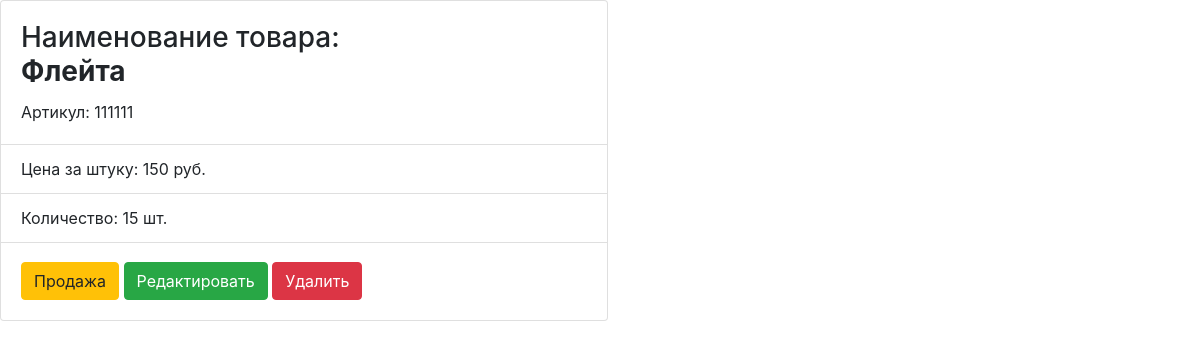
/product_details/111111, run on an earlier commit of the app's database.
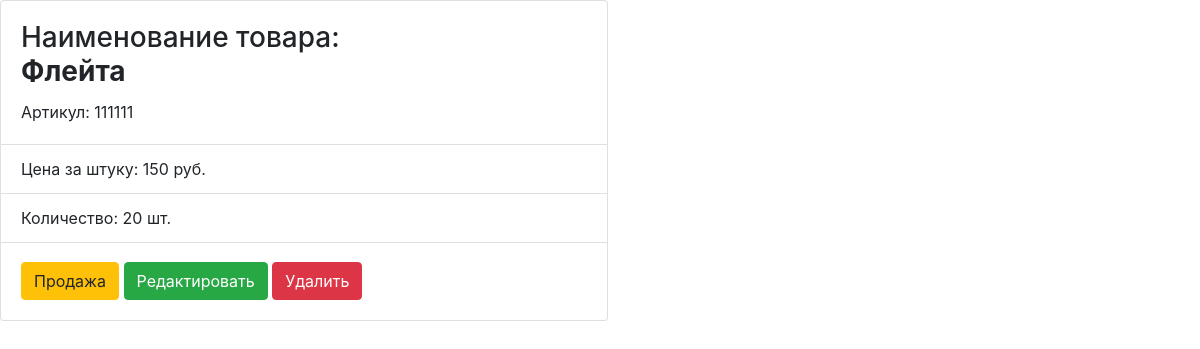
And on a later commit of the database.
### tables this page shows
CREATE TABLE products (
            vendor_code INTEGER PRIMARY KEY,
            product_name TEXT NOT NULL,
            price INTEGER NOT NULL,
            quantity INTEGER NOT NULL DEFAULT 0 CHECK (quantity >= 0)
        );

### app/main.py (the view)
    @app.route("/product_details/<vendor_code>", methods=['GET'])
    def details_of_product(vendor_code):
        search_by_vendor_code_result = db.search_by_vendor_code(db.open_db(db_url), vendor_code)
        return render_template('product_details.html', item=search_by_vendor_code_result)

### app/db.py (called while the page is built)
def open_db(url):
    connection = sqlite3.connect(url)
    connection.row_factory = sqlite3.Row
    return connection

def search_by_vendor_code(connection, vendor_code):
    with connection:
        cursor = connection.cursor()
        cursor.execute(
            """SELECT vendor_code, product_name, price, quantity
                 FROM products
                WHERE vendor_code = :vendor_code""",
            {'vendor_code': vendor_code}
        )
        for row in cursor:
            return Products(
                row['vendor_code'],
                row['product_name'],
                row['price'],
                row['quantity']
            )

### app/templates/product_details.html (shortened to what this page needs)
<!doctype html>
<html lang="en">
<head>
    <link rel="stylesheet" href="https://stackpath.bootstrapcdn.com/bootstrap/4.3.1/css/bootstrap.min.css"
>
</head>
<body>
<div class="card" style="width: 38rem;">
  <div class="card-body">
      <h3 class="card-title">Наименование товара:  <p class="h3 text-left font-weight-bold">{{ item.product_name }}</p></h3>
    <p class="card-text">Артикул:  {{ item.vendor_code }}</p>
  </div>
  <ul class="list-group list-group-flush">
    <li class="list-group-item">Цена за штуку: {{ item.price }} руб.</li>
    <li class="list-group-item">Количество: {{ item.quantity }} шт.</li>
  </ul>
  <div class="card-body">
    <a class="btn btn-warning" href="{{ url_for('sell_form', vendor_code=item.vendor_code) }}">Продажа</a>
    <a class="btn btn-success" href="{{ url_for('edit_form', vendor_code=item.vendor_code) }}">Редактировать</a>
    <a class="btn btn-danger" href="{{ url_for('remove_form', vendor_code=item.vendor_code) }}">Удалить</a>
  </div>
</div>
</body>
</html>

What changed in the data, as far as the page shows it:
changed products "Флейта": quantity "15" → "20"
